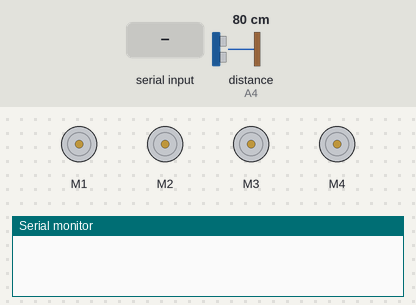
This sketch was run on a simulated Arduino Uno, built with avr-gcc and run on an emulated ATmega328P. On the bench: 4 × DC motor (green arrow = forward, orange = backward, longer = faster), the last lines printed to the serial monitor. Wiring (inferred from the names in the program): ultrasonic range finder: trigger A5; echo A4. The inputs (shaded band) are chosen by the test bench; at power-on: distance to the obstacle (sensor on A4) 80 cm. The echo pulse lasts 58.3 µs per cm.

Above: at 1.2 s.
1.3 s: "F" received over Serial
At 2.4 s:
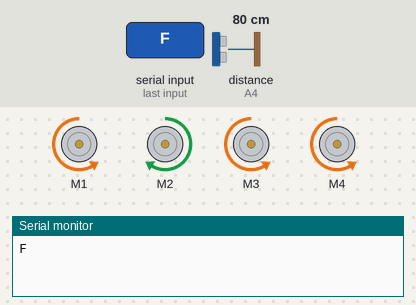
2.8 s: "B" received over Serial
At 3.5 s:
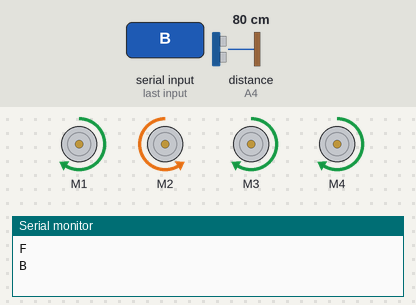
4.3 s: "L" received over Serial
At 4.7 s:
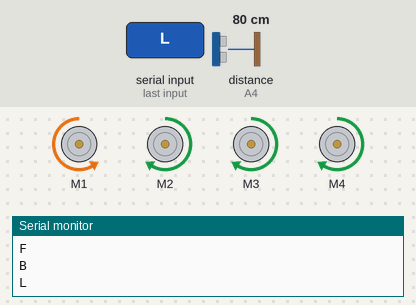
5.8 s: "R" received over Serial
At 7.0 s:
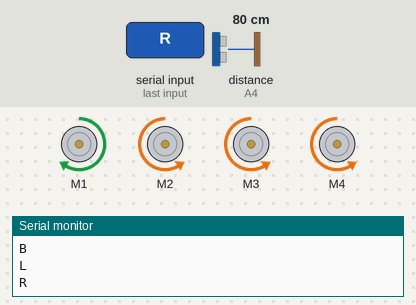
7.3 s: distance to the obstacle (sensor on A4) set to 15 cm
8.8 s: distance to the obstacle (sensor on A4) set to 12 cm
At 8.95 s:
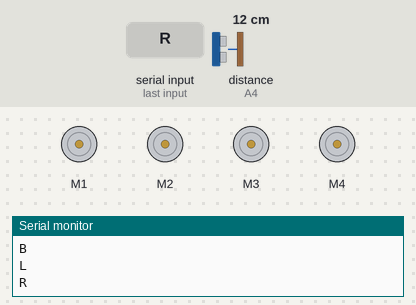
Timing chart, 0 to 11.8 s (numbered marks = the images above; inputs shaded):
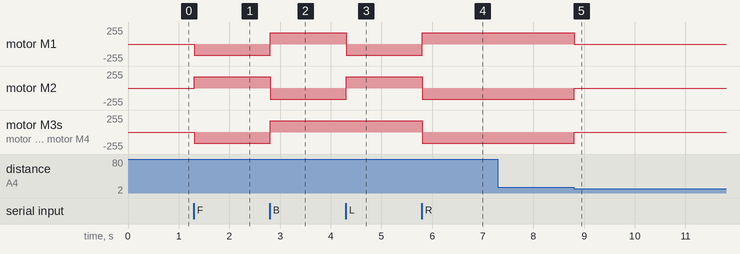

Measured:
- the behaviour switches between 14 and 13 cm on distance to the obstacle (sensor on A4) (found by bisection; images 4 and 5)
- after the input at 1.3 s, motor M1, motor M3, motor M4: stopped → backward 170/255 at once; motor M2: stopped → forward 170/255 at once
- after the input at 2.8 s, motor M1, motor M3, motor M4: backward 170/255 → forward 170/255 at once; motor M2: forward 170/255 → backward 170/255 at once
- after the input at 4.3 s, motor M1: forward 170/255 → backward 170/255 at once; motor M2: backward 170/255 → forward 170/255 at once
- after the input at 5.8 s, motor M1: backward 170/255 → forward 170/255 at once; motor M2–4: forward 170/255 → backward 170/255 at once
- after the input at 7.3 s, every drawn part: stays the same
- after the input at 8.8 s, motor M1: forward 170/255 → stopped at once; motor M2–4: backward 170/255 → stopped at once

The sketch:

Bluetooth.ino
```cpp
#include <AFMotor.h>
#define Speed 170
#define Echo A4
#define Trig A5
char value;
int distance;
AF_DCMotor M1(1);
AF_DCMotor M2(2);
AF_DCMotor M3(3);
AF_DCMotor M4(4);
void setup() {
   Serial.begin(9600);
   pinMode(Trig, OUTPUT);
   pinMode(Echo, INPUT);
   M1.setSpeed(Speed);
   M2.setSpeed(Speed);
   M3.setSpeed(Speed);
   M4.setSpeed(Speed);
}
// Ultrasonic sensor distance reading function
int ultrasonic() {
 digitalWrite(Trig, LOW);
 delayMicroseconds(4);
 digitalWrite(Trig, HIGH);
 delayMicroseconds(10);
digitalWrite(Trig, LOW);
 long t = pulseIn(Echo, HIGH);
 long cm = t / 29 / 2; //time convert distance
 return cm;
}
void Obstacle() {
 distance = ultrasonic();
 if (distance <= 12) {
 Stop();
 delay(100);
 }
}
void Stop() {
 M1.run(RELEASE);
 M2.run(RELEASE);M3.run(RELEASE);
 M4.run(RELEASE);
}
void loop() {
   Bluetoothcontrol();
   Obstacle();
}
void Bluetoothcontrol() {
   if (Serial.available() > 0) {
   value = Serial.read();
   Serial.println(value);
   }
   if (value == 'F') {
   forward();
   } else if (value == 'B') {
   backward();
   } else if (value == 'L') {
   left();
   } else if (value == 'R') {
   right();
   } else if (value == 'S') {
   Stop();
   }
}
void forward() {
 M1.run(BACKWARD);
 M2.run(FORWARD);
 M3.run(BACKWARD);
 M4.run(BACKWARD);
}
void backward() {
 M1.run(FORWARD);
 M2.run(BACKWARD);
 M3.run(FORWARD);
 M4.run(FORWARD);
}
void right() {
 M1.run(FORWARD);
 M2.run(BACKWARD);
 M3.run(BACKWARD);
 M4.run(BACKWARD);
}
void left() {
 M1.run(BACKWARD);
 M2.run(FORWARD);
 M3.run(FORWARD);
 M4.run(FORWARD);
}
```
